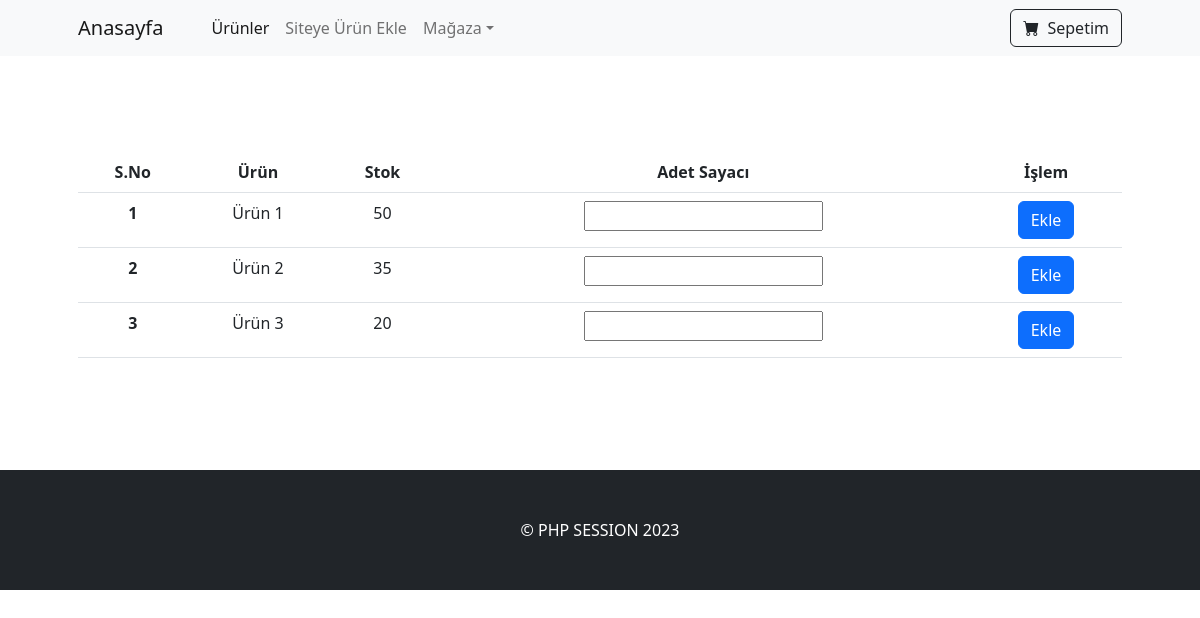
The page / on the database its author committed.
### tables this page shows
CREATE TABLE `urunler` (
  `no` int(11) NOT NULL,
  `baslik` varchar(250) NOT NULL,
  `stok` int(11) NOT NULL
);

### index.php (the view, shortened to what this page needs)
<?php
require_once 'ayar.php';
?>
<?php require_once 'layout/navbar.php'; ?>
<table class="table text-center">
  <thead>
    <tr>
      <th scope="col">S.No</th>
      <th scope="col">Ürün</th>
      <th scope="col">Stok</th>
      <th scope="col">Adet Sayacı</th>
      <th scope="col">İşlem</th>
    </tr>
  </thead>
  <tbody>
<?php
$sirano = 0;
$sorgu = $baglan->prepare("select * from urunler order by no asc");
$sorgu->execute();
foreach ($sorgu as $satir) {
    $sirano++;
    echo "<form action='sepet.php' method='get'>
    <tr>
      <th>$sirano</th>
      <td>$satir->baslik</td>
      <td>$satir->stok</td>
      <td>
        <input type='hidden' name='islem' value='ekle'>
        <input type='hidden' name='urun' value='$satir->no'>
        <input type='number' name='adet'>
      </td>
      <td><button class='btn btn-primary' type='submit'>Ekle</button></td>
    </tr>
    </form>";
}
?>
  </tbody>
</table>
<?php require_once 'layout/footer.php'; ?>

### rows shown on the page
urunler: baslik "Ürün 1", stok "50"
urunler: baslik "Ürün 2", stok "35"
urunler: baslik "Ürün 3", stok "20"
